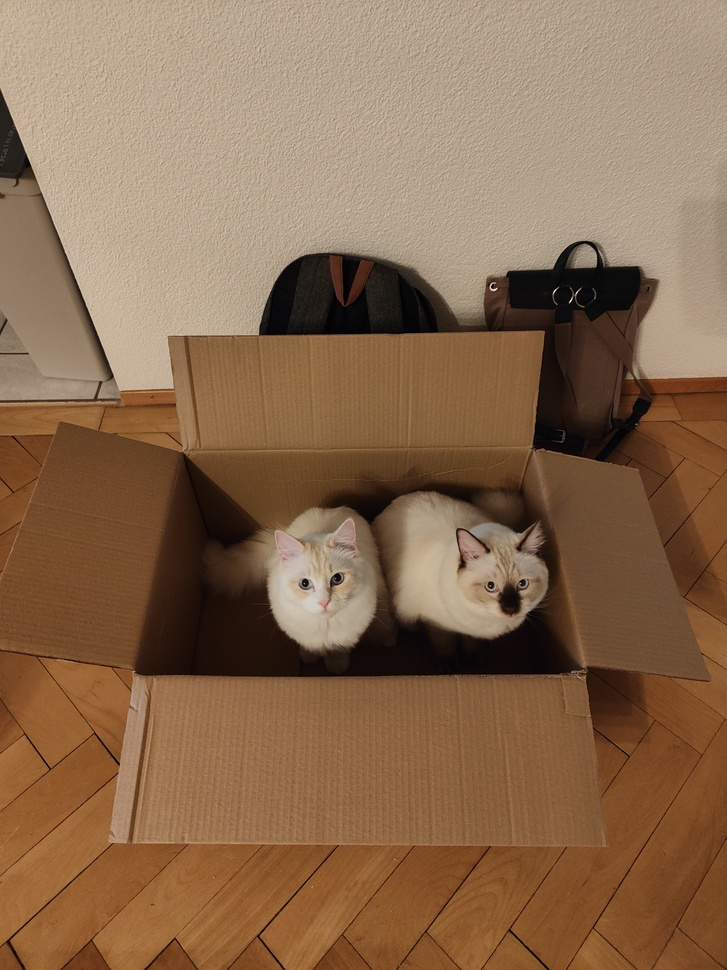
#> input picture Images/IMG20240115134913.jpg, 727 x 970 px, shrunk from 3072 x 4096 before the run
$ python Binarize.py
#> lines starting #> are read from the running program, lines starting #| are printed output that depends on the picture; after the words box and inside, x2 and y2 are one past the last pixel; in counts of white or black regions, pixels touching at a corner belong together
import numpy as np
from PIL import Image
import matplotlib.pyplot as plt
from pathlib import Path

# LOAD IMAGE
IMAGE_PATH = Path(__file__).resolve().parent.parent / "Images" / "IMG20240115134913.jpg"

if not IMAGE_PATH.exists():
    raise FileNotFoundError(f"Could not read image at: {IMAGE_PATH}")

img_color = Image.open(IMAGE_PATH)
#> img_color is the input picture: PIL image 727x970 RGB; mean R, G, B 137.2, 106.2, 78.9
img_gray = np.array(img_color.convert("L"))
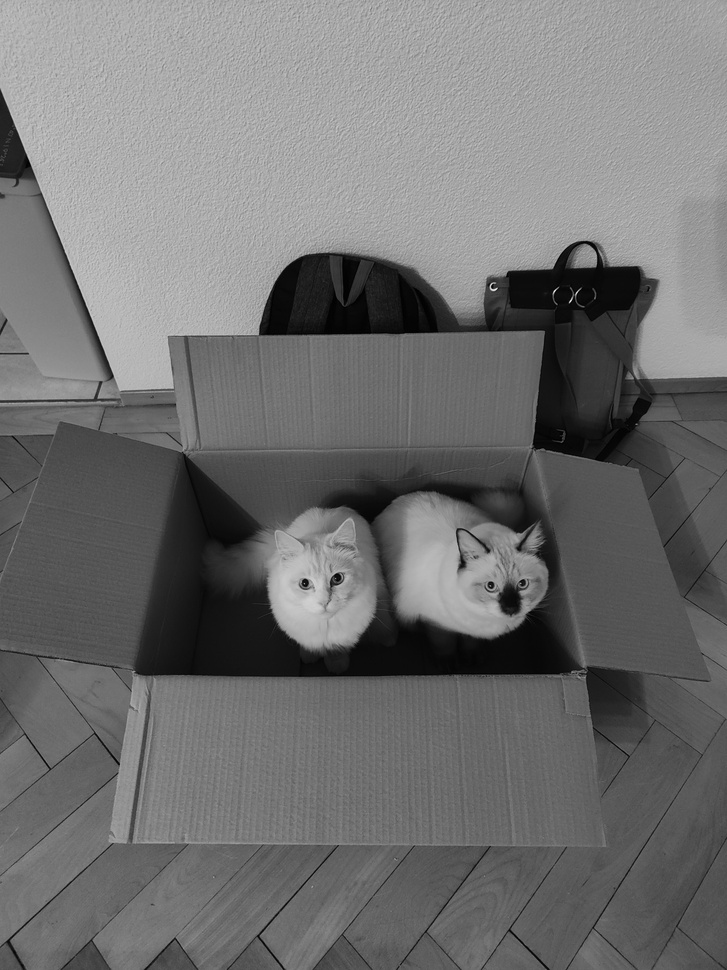
#> img_gray: shape (970, 727); min 0, max 246, mean 112.4

# BINARIZE
threshold = 128
binary_img = (img_gray > threshold).astype(np.uint8)
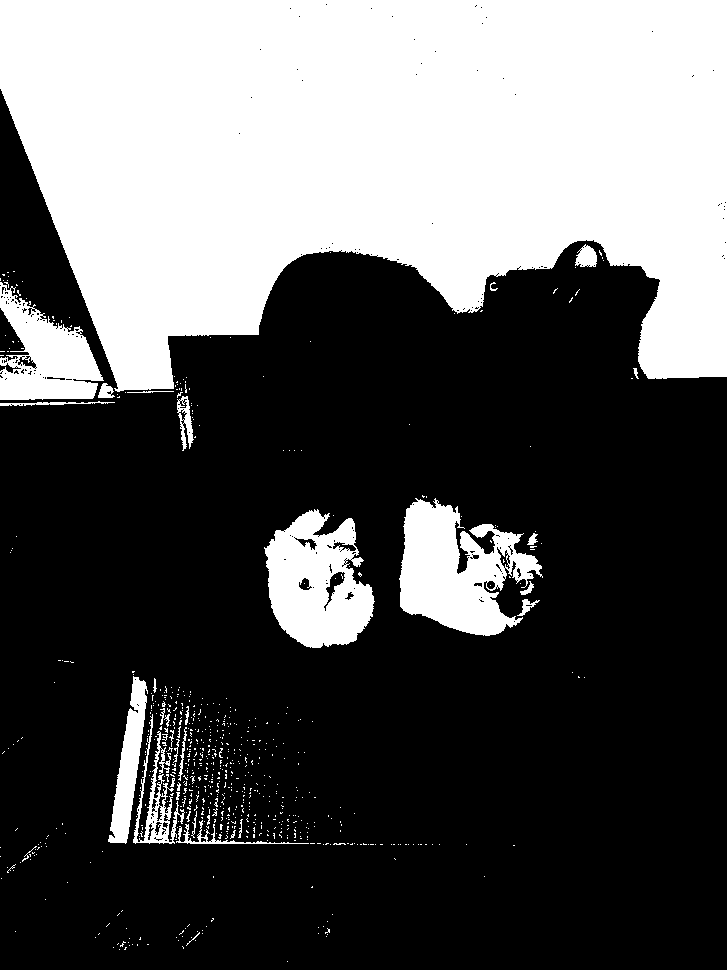
#> binary_img: shape (970, 727); values 0 (black) and 1 (white), 35.5% white; 702 white regions (667 under 20 px), largest, box (x1, y1, x2, y2) and area: (0, 0, 727, 392) 212562, (399, 498, 543, 636) 11362, (264, 509, 375, 648) 10144

# SHOW ORIGINAL AND BINARIZED
fig, axes = plt.subplots(1, 2, figsize=(12, 6))

axes[0].imshow(img_color)
axes[0].set_title("Original")

axes[1].imshow(binary_img, cmap="gray")
axes[1].set_title(f"Binarized (threshold = {threshold})")

for ax in axes:
    ax.axis("off")

plt.tight_layout()
plt.savefig("binarization_result.png", dpi=150)
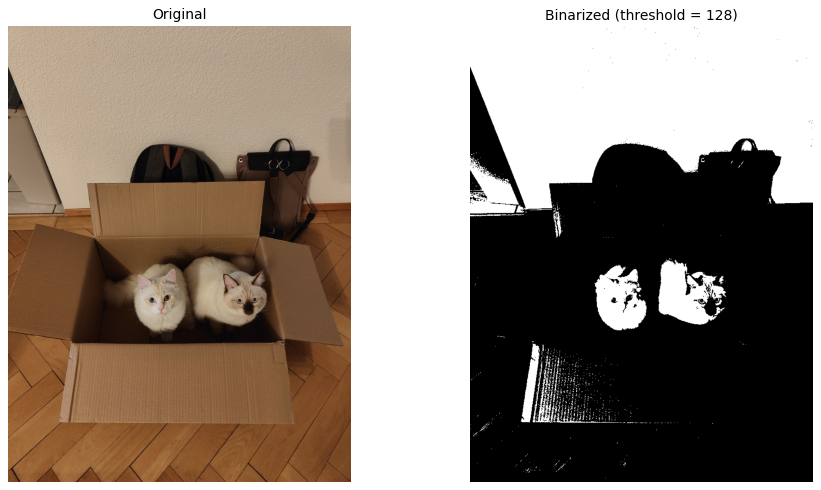
#> figure drawn by matplotlib, 2 panels
plt.show()
